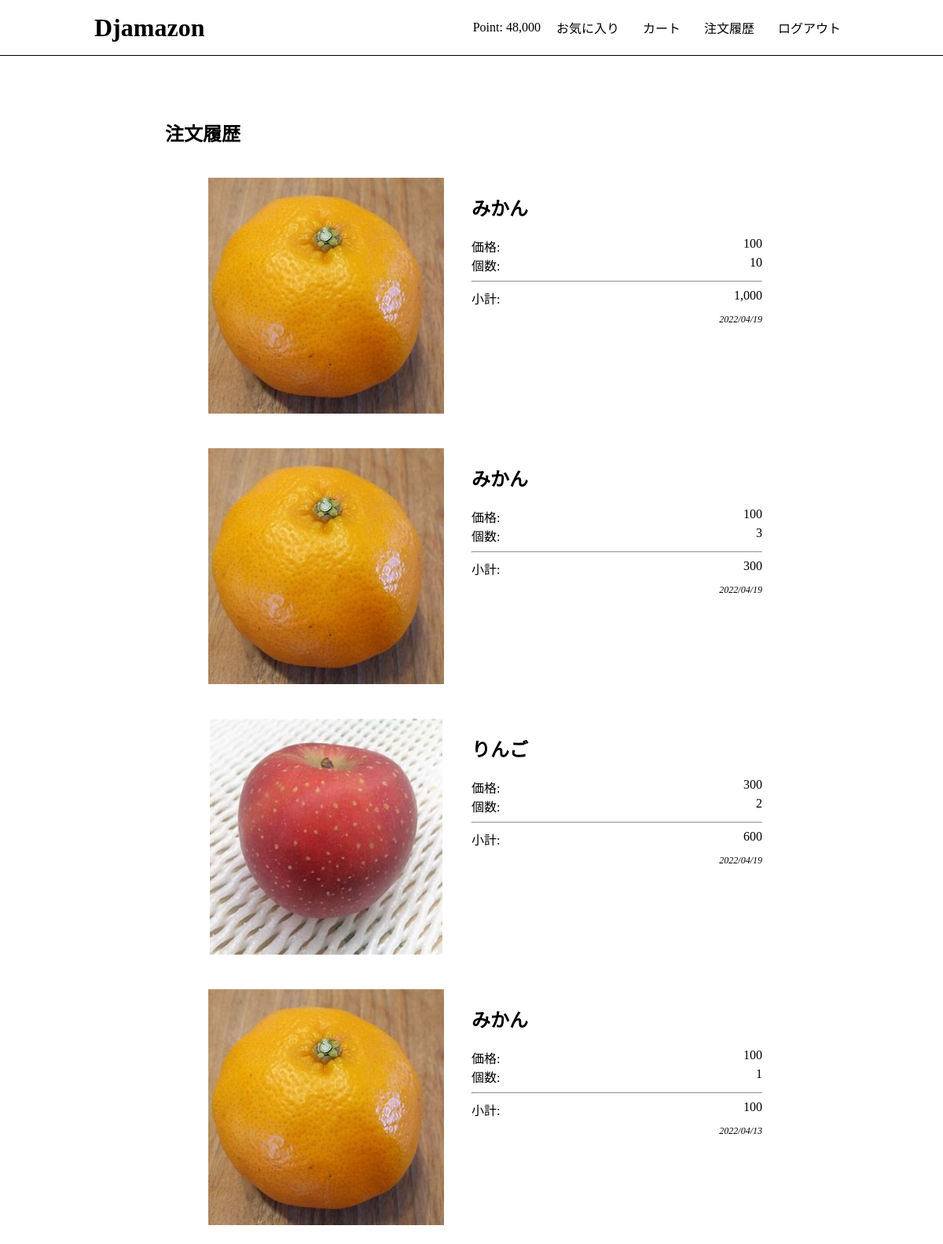
Page /order_history/ (signed in) on the committed database.
### users/models.py (models this page shows)
class User(AbstractBaseUser, PermissionsMixin):
    initial_point = 50000
    email = models.EmailField("メールアドレス", unique=True)
    point = models.PositiveIntegerField(default=initial_point)
    fav_products = models.ManyToManyField(Product, blank=True) # 追加
    is_staff = models.BooleanField("is_staff", default=False) #adminの権限
    is_active = models.BooleanField("is_active", default=True)#　必須の権限
    date_joined = models.DateTimeField("date_joined",default=timezone.now)
    objects = UserManager()
    USERNAME_FIELD = "email"
    EMAIL_FIELD = "email"
    REQUIRED_FIELDS = []
    class Meta:
        verbose_name = "user"
        verbose_name_plural = "users"

### app/models.py (models this page shows, shortened)
class Sale(models.Model):
    product = models.ForeignKey(Product, on_delete=models.PROTECT)
    user = models.ForeignKey('users.User', on_delete=models.PROTECT)
    amount = models.PositiveIntegerField(default=0)
    price = models.PositiveIntegerField("商品単価")
    total_price = models.PositiveIntegerField("小計")
    created_at = models.DateTimeField(auto_now=True)

class Product(models.Model):
    name = models.CharField(max_length=100)
    description = models.TextField(blank=True)
    price = models.PositiveIntegerField(default=0)
    image = models.ImageField(upload_to='product')

### app/views.py (the view)
# urls.py: path('order_history/', views.order_history, name='order_history'),
@login_required
def order_history(request):
    user = request.user
    sales = Sale.objects.filter(user=user).order_by('-created_at')
    return render(request, 'app/order_history.html', {'sales': sales})

### app/templates/app/order_history.html
{% extends 'app/base.html' %}
{% load humanize %}
{% block content %}
<div class="order-history">
<h2>注文履歴</h2>
{% for sale in sales %}
  <div class="order-item">
    <div class="order-item-image">
     <a href="{% url 'app:detail' sale.product.id %}">
       <img src="{{ sale.product.image.url }}" class="product-img">
     </a>
    </div>
    <div class="order-item-info">
     <h2>{{ sale.product.name }}</h2>
     <div>価格:<span class="info-value">{{ sale.price | intcomma }}</span></div>
     <div>個数:<span class="info-value">{{ sale.amount | intcomma }}</span></div>
     <hr>
     <div>小計:<span class="info-value">{{ sale.total_price | intcomma }}</span></div>
     <span class="info-timestamp">{{ sale.created_at | date:"Y/m/d" }}</span>
    </div>
  </div>
{% endfor %}
</div>
{% endblock %}

### app/templates/app/base.html (shortened to what this page needs)
{% load static %}
{% load humanize %}
<!DOCTYPE html>
<html>
<head>
    <link rel="stylesheet" type="text/css" href="{% static 'css/style.css' %}">
</head>
<body>
    <header>
       <div class="container">
           <h1><a href="{% url 'app:index' %}">Djamazon</a></h1>
           <div class="header-menu">
               {% if request.user.is_authenticated %}
                  <span>Point: {{ user.point | intcomma }}</span>
                  <span><a href="{% url 'app:fav_products' %}">お気に入り</a></span>
                  <span><a href="{% url 'app:cart' %}">カート</a></span>
                  <span><a href="{% url 'app:order_history' %}">注文履歴</a></span>
                  <span><a href="{% url 'app:logout' %}">ログアウト</a></span>
               {% else %}
                  <span><a href="{% url 'app:login' %}">ログイン</a></span>
                  <span><a href="{% url 'app:signup' %}">新規登録</a></span>
               {% endif %}
           </div>
       </div>
    </header>
    <div class="container">
       {% block content %}{% endblock %}
    </div>
</body>
</html>

### static/css/style.css (style rules this page uses)
html, body { margin: 0; }
div { box-sizing: border-box; }
a { text-decoration: none; color: #000; }
.container { width: 80%; margin: auto; overflow: auto; }
header { border-bottom: solid 1px #000; height: 70px; }
header .container { display: flex; justify-content: space-between; }
body > .container { width: 65%; padding-top: 60px; }
header h1 { margin: 0; height: 100%; line-height: 70px; }
.header-menu { display: flex; align-items: center; }
.header-menu a { padding: 10px; margin-left: 10px; }
.product-img { width: 100%; max-width: 500px; height: 300px; object-fit: cover; border-radius: 4px; }
.product-img { object-fit: contain; }
.order-item { padding: 20px; display: flex; }
.order-item-image { flex: 1; }
.order-item-info { flex: 1; font-size: 16px; }
.order-item-info .info-value { float: right; }
.order-item-info .info-timestamp { float: right; font-size: 12px; font-style: italic; margin-top: 8px; }

### rows in the picture
User: point "48,000"
Sale: product.image (picture), product.name "みかん", price "100", amount "10", total_price "1,000", created_at "2022/04/19"
Sale: product.image (picture), product.name "みかん", price "100", amount "3", total_price "300", created_at "2022/04/19"
Sale: product.image (picture), product.name "りんご", price "300", amount "2", total_price "600", created_at "2022/04/19"
Sale: product.image (picture), product.name "みかん", price "100", amount "1", total_price "100", created_at "2022/04/13"
